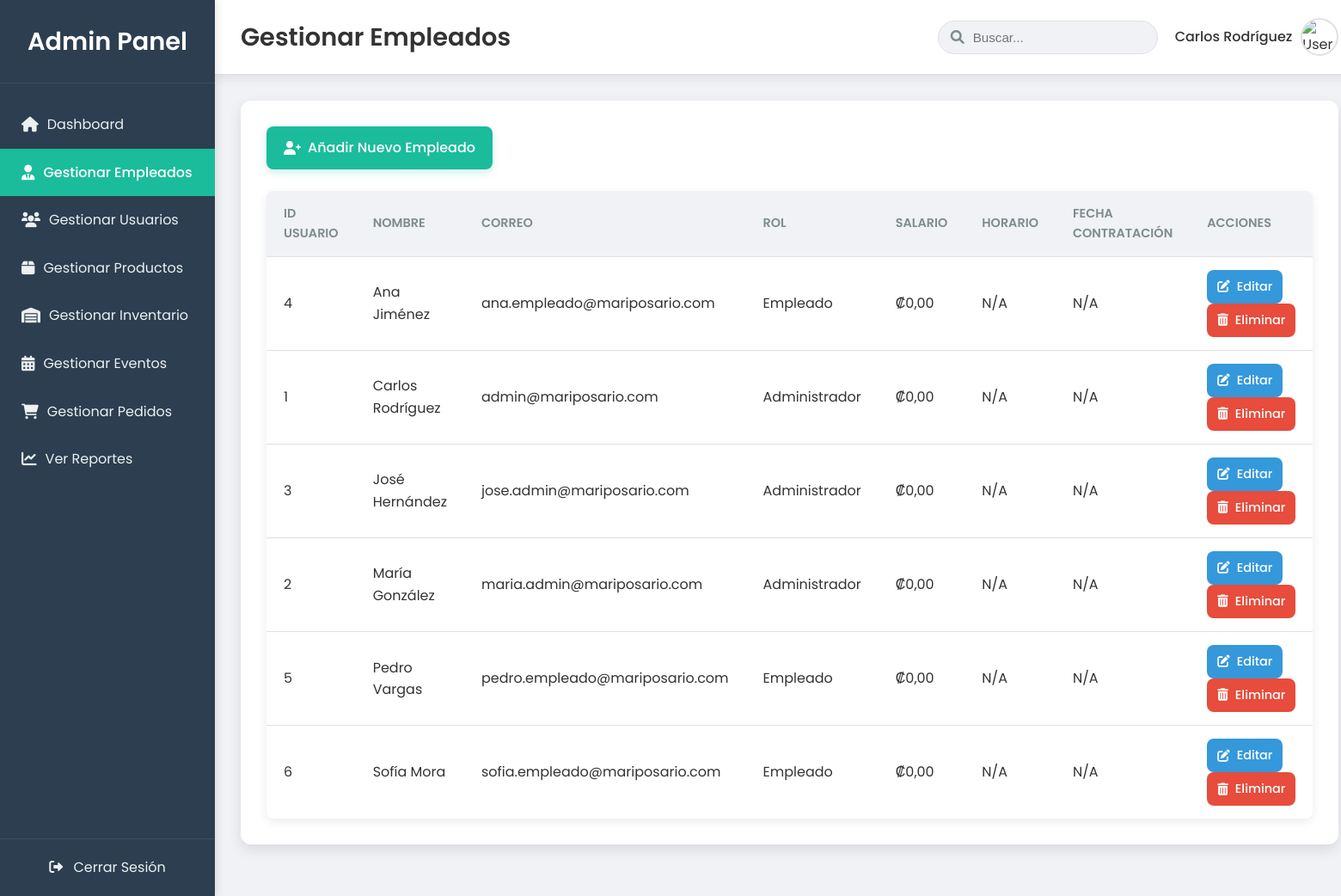
Before: /Proyecto-Mariposario/admin/gestion_empleados.php (signed in) with the older database file.
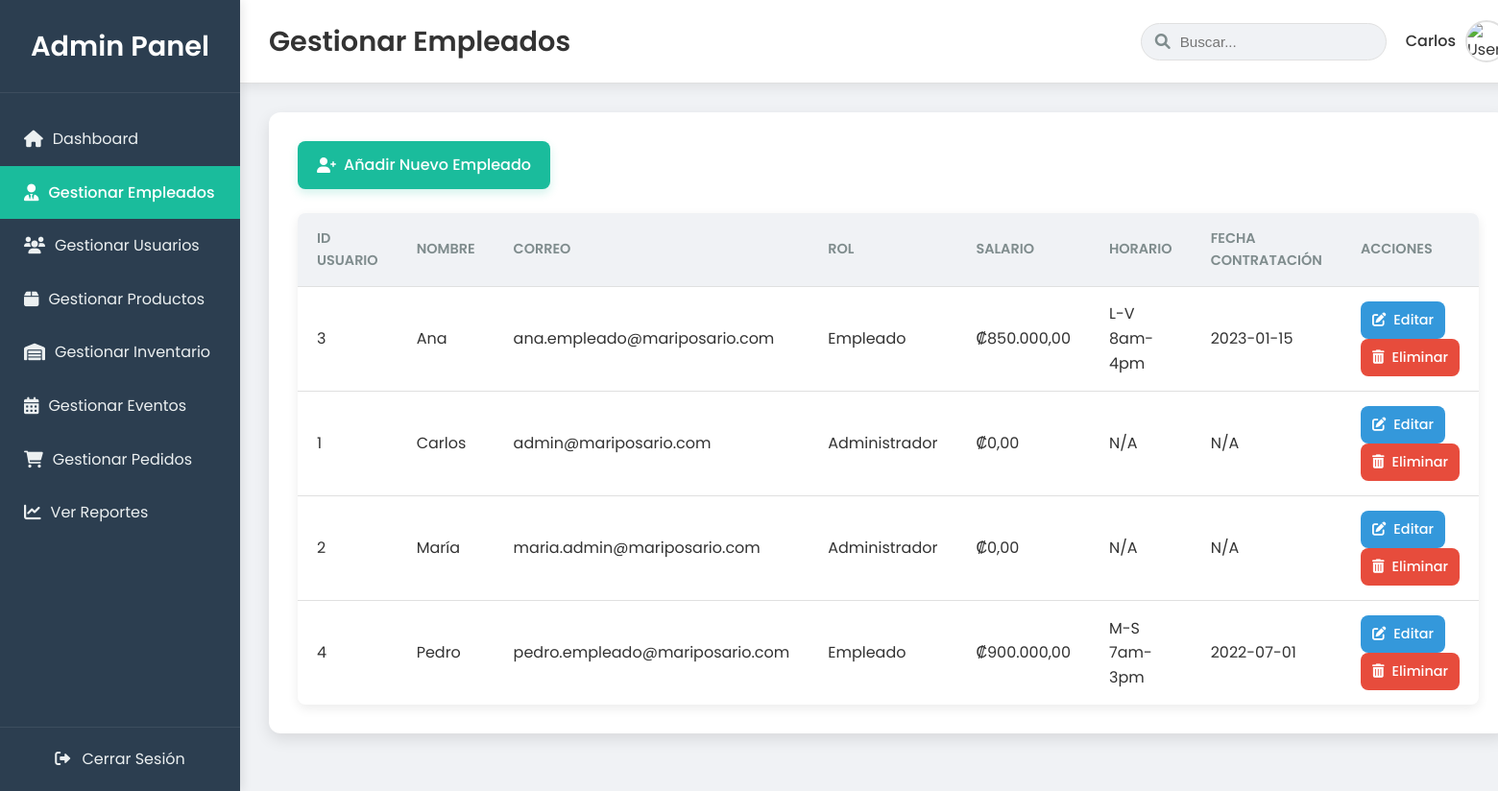
After: the same page with the newer database file.
### tables this page shows
CREATE TABLE Usuario (
    ID_Usuario INT PRIMARY KEY AUTO_INCREMENT,
    ID_Rol INT NOT NULL,
    Nombre VARCHAR(100) NOT NULL,
    Apellido VARCHAR(100),  
    Correo VARCHAR(255) UNIQUE NOT NULL,  
    Contrasena VARCHAR(255) NOT NULL,  
    Telefono VARCHAR(20),
    Direccion TEXT,  
    Fecha_Registro DATETIME DEFAULT CURRENT_TIMESTAMP,
    Estado ENUM('activo','inactivo') DEFAULT 'activo',  
    FOREIGN KEY (ID_Rol) REFERENCES Rol(ID_Rol)
);

CREATE TABLE Rol (
    ID_Rol INT PRIMARY KEY,
    Nombre VARCHAR(100) NOT NULL,
    Tipo_Notificacion VARCHAR(100),  
    Descripcion VARCHAR(300)
);

CREATE TABLE Empleado (
    ID_Empleado INT PRIMARY KEY AUTO_INCREMENT,
    ID_Usuario INT UNIQUE NOT NULL,  
    Nombre VARCHAR(100),  
    Correo VARCHAR(100),  
    Salario DECIMAL(10,2),
    Rol VARCHAR(50),  
    Horario VARCHAR(255) DEFAULT 'No especificado',  
    Fecha_Contratacion DATE,  
    FOREIGN KEY (ID_Usuario) REFERENCES Usuario(ID_Usuario)
);

### Proyecto-Mariposario/admin/gestion_empleados.php (the view, shortened to what this page needs)
<?php
include '../DB.php';
$page_title = 'Gestionar Empleados';
$empleados = [];
try {
    if (isset($conn) && $conn instanceof mysqli) {
        $sql = "SELECT
                    u.ID_Usuario,
                    u.Nombre,
                    u.Correo,
                    r.Nombre AS Rol_Nombre,
                    e.Salario,
                    e.Horario,
                    e.Fecha_Contratacion
                FROM
                    Usuario u
                JOIN
                    Rol r ON u.ID_Rol = r.ID_Rol
                LEFT JOIN
                    Empleado e ON u.ID_Usuario = e.ID_Usuario
                WHERE
                    r.Nombre != 'Cliente' -- Excluir a los clientes del listado de empleados
                ORDER BY
                    u.Nombre ASC";
        $result = $conn->query($sql);
        if ($result) {
            while ($row = $result->fetch_assoc()) {
                $empleados[] = $row;
            }
        } else {
            throw new Exception("Error al ejecutar la consulta de empleados: " . $conn->error);
        }
    } else {
        throw new Exception("Error: La conexión a la base de datos no está disponible o no es MySQLi.");
    }
} catch (Exception | mysqli_sql_exception $e) {
    error_log("Error al cargar empleados: " . $e->getMessage());
    $message = "Error al cargar los empleados: " . htmlspecialchars($e->getMessage());
    $message_type = "danger";
}
?>
<!DOCTYPE html>
<html lang="es">
<head>
    <link rel="stylesheet" href="https://cdnjs.cloudflare.com/ajax/libs/font-awesome/6.0.0-beta3/css/all.min.css">
    <link rel="stylesheet" href="../css/admin.css">
</head>
<body>
    <div class="admin-dashboard-layout">
        <aside class="sidebar">
            <div class="sidebar-header">
                <h3>Admin Panel</h3>
            </div>
            <nav class="sidebar-nav">
                <ul>
                    <li><a href="dashboard.php" class="<?php echo (basename($_SERVER['PHP_SELF']) == 'dashboard.php') ? 'active' : ''; ?>"><i class="fas fa-home"></i> Dashboard</a></li>
                    <li><a href="gestion_empleados.php" class="<?php echo (basename($_SERVER['PHP_SELF']) == 'gestion_empleados.php' || basename($_SERVER['PHP_SELF']) == 'add_empleado.php' || basename($_SERVER['PHP_SELF']) == 'edit_empleado.php') ? 'active' : ''; ?>"><i class="fas fa-user-tie"></i> Gestionar Empleados</a></li>
                    <li><a href="users.php" class="<?php echo (basename($_SERVER['PHP_SELF']) == 'users.php') ? 'active' : ''; ?>"><i class="fas fa-users"></i> Gestionar Usuarios</a></li>
                    <li><a href="products.php" class="<?php echo (basename($_SERVER['PHP_SELF']) == 'products.php') ? 'active' : ''; ?>"><i class="fas fa-box"></i> Gestionar Productos</a></li>
                    <li><a href="inventarioAdmin.php" class="<?php echo (basename($_SERVER['PHP_SELF']) == 'inventarioAdmin.php' || basename($_SERVER['PHP_SELF']) == 'add_inventario.php' || basename($_SERVER['PHP_SELF']) == 'edit_inventario.php') ? 'active' : ''; ?>"><i class="fas fa-warehouse"></i> Gestionar Inventario</a></li>
                    <li><a href="eventoAdmin.php" class="<?php echo (basename($_SERVER['PHP_SELF']) == 'eventoAdmin.php') ? 'active' : ''; ?>"><i class="fas fa-calendar-alt"></i> Gestionar Eventos</a></li>
                    <li><a href="pedidos.php" class="<?php echo (basename($_SERVER['PHP_SELF']) == 'pedidos.php' || basename($_SERVER['PHP_SELF']) == 'edit_pedido.php') ? 'active' : ''; ?>"><i class="fas fa-shopping-cart"></i> Gestionar Pedidos</a></li>
                    <li><a href="reports.php" class="<?php echo (basename($_SERVER['PHP_SELF']) == 'reports.php') ? 'active' : ''; ?>"><i class="fas fa-chart-line"></i> Ver Reportes</a></li>
                </ul>
            </nav>
            <div class="sidebar-footer">
                <a href="../logout.php"><i class="fas fa-sign-out-alt"></i> Cerrar Sesión</a>
            </div>
        </aside>
        <div class="main-panel">
            <header class="main-panel-header">
                <div class="header-left">
                    <h2><?php echo $page_title; ?></h2>
                </div>
                <div class="header-right">
                    <div class="search-bar">
                        <input type="text" placeholder="Buscar...">
                        <i class="fas fa-search"></i>
                    </div>
                    <div class="user-profile">
                        <span><?php echo htmlspecialchars($_SESSION['user_name'] ?? 'Admin'); ?></span>
                        <img src="../images/user-avatar.png" alt="User Avatar">
                    </div>
                </div>
            </header>
            <main class="content-area">
                <div class="admin-content">
                    <div class="actions-bar">
                        <a href="add_empleado.php" class="btn btn-add-product"><i class="fas fa-user-plus"></i> Añadir Nuevo Empleado</a>
                    </div>
                    <?php if (!empty($empleados)): ?>
                        <div class="table-container">
                            <table class="data-table">
                                <thead>
                                    <tr>
                                        <th>ID Usuario</th>
                                        <th>Nombre</th>
                                        <th>Correo</th>
                                        <th>Rol</th>
                                        <th>Salario</th>
                                        <th>Horario</th>
                                        <th>Fecha Contratación</th>
                                        <th>Acciones</th>
                                    </tr>
                                </thead>
                                <tbody>
                                    <?php foreach ($empleados as $empleado): ?>
                                        <tr>
                                            <td><?php echo htmlspecialchars($empleado['ID_Usuario']); ?></td>
                                            <td><?php echo htmlspecialchars($empleado['Nombre']); ?></td>
                                            <td><?php echo htmlspecialchars($empleado['Correo']); ?></td>
                                            <td><?php echo htmlspecialchars($empleado['Rol_Nombre']); ?></td>
                                            <td>₡<?php echo number_format($empleado['Salario'] ?? 0, 2, ',', '.'); ?></td>
                                            <td><?php echo htmlspecialchars($empleado['Horario'] ?? 'N/A'); ?></td>
                                            <td><?php echo htmlspecialchars($empleado['Fecha_Contratacion'] ?? 'N/A'); ?></td>
                                            <td class="action-buttons">
                                                 <a href="edit_empleado.php?id=<?php echo htmlspecialchars($empleado['ID_Usuario']); ?>" class="btn btn-action-edit" title="Editar"><i class="fas fa-edit"></i> Editar</a>
                                                 <a href="delete_empleado.php?id=<?php echo htmlspecialchars($empleado['ID_Usuario']); ?>" class="btn btn-action-delete" title="Eliminar" onclick="return confirm('¿Estás seguro de que quieres eliminar a este empleado? Esta acción es irreversible.');"><i class="fas fa-trash-alt"></i> Eliminar</a>
                                            </td>
                                        </tr>
                                    <?php endforeach; ?>
                                </tbody>
                            </table>
                        </div>
                    <?php else: ?>
                        <p>No hay empleados registrados en el sistema.</p>
                    <?php endif; ?>
                </div>
            </main>
        </div>
    </div>
</body>
</html>

Changed rows visible on the page:
no longer on this page (row edited): usuario: ID_Usuario "5", Nombre "Pedro Vargas", Correo "pedro.empleado@mariposario.com", ID_Rol.Nombre "Empleado", Salario "0,00", Horario "N/A", Fecha_Contratacion "N/A"
no longer on this page (row edited): usuario: ID_Usuario "6", Nombre "Sofía Mora", Correo "sofia.empleado@mariposario.com", ID_Rol.Nombre "Empleado", Salario "0,00", Horario "N/A", Fecha_Contratacion "N/A"
changed usuario id 3: Nombre "José Hernández" → "Ana"; Correo "jose.admin@mariposario.com" → "ana.empleado@mariposario.com"; ID_Rol.Nombre "Administrador" → "Empleado"; empleado.Salario "0,00" → "850.000,00"; empleado.Horario "N/A" → "L-V 8am-4pm"; empleado.Fecha_Contratacion "N/A" → "2023-01-15"; moves up the list
changed usuario "admin@mariposario.com": Nombre "Carlos Rodríguez" → "Carlos"; moves down the list
changed usuario "maria.admin@mariposario.com": Nombre "María González" → "María"; moves up the list
changed usuario id 4: Nombre "Ana Jiménez" → "Pedro"; Correo "ana.empleado@mariposario.com" → "pedro.empleado@mariposario.com"; empleado.Salario "0,00" → "900.000,00"; empleado.Horario "N/A" → "M-S 7am-3pm"; empleado.Fecha_Contratacion "N/A" → "2022-07-01"
Other visible differences:
$_SESSION['user_name']: "Carlos Rodríguez" → "Carlos"
